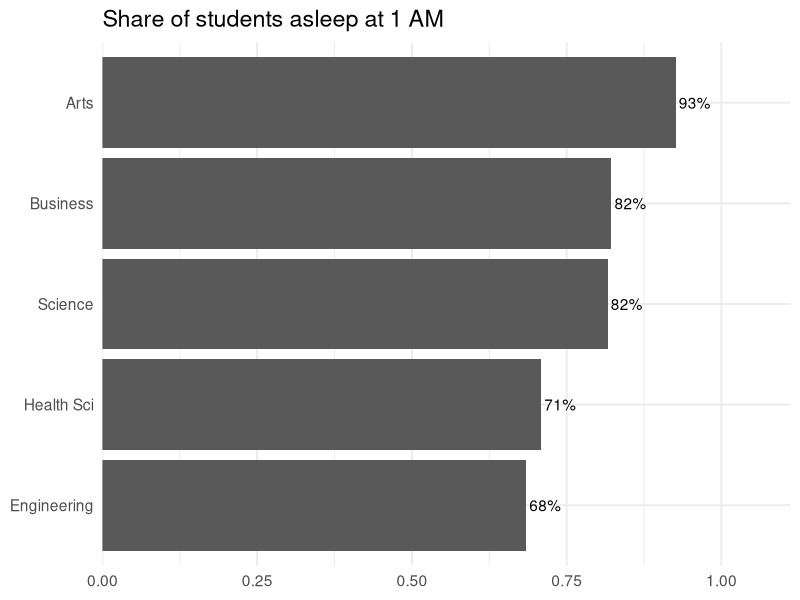
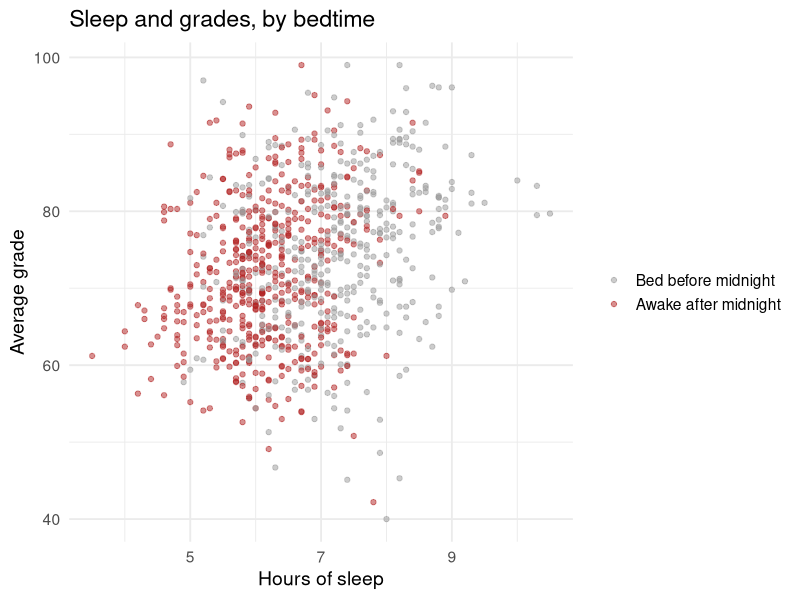

R code for these plots, in order:
## ---- chunk 1
#| context: setup
library(dplyr)
library(tibble)
library(ggplot2)
library(tidyverse)
library(readr)

survey <- read_csv("data/sleep_survey_v2.csv", show_col_types = FALSE)
survey_clean <- survey |>
  mutate(
    clean = str_to_lower(str_trim(bedtime)),
    clean = str_remove(clean, "^(around|about|~) ?"),
    clean = str_remove(clean, "-ish$"),
    clean = str_replace(clean, "midnight", "12:00 am"),
    clean = str_replace(clean, "a\\.m\\.", "am"),
    clean = str_replace(clean, "p\\.m\\.", "pm"),
    clean = str_replace(clean, "\\.", ":")
  ) |>
  separate_wider_regex(
    clean,
    patterns = c(hh = "\\d{1,2}", ":?", mm = "\\d{0,2}", " ?", ampm = "am|pm|"),
    too_few = "align_start"
  ) |>
  mutate(
    hh = as.numeric(hh),
    mm = if_else(mm == "", 0, as.numeric(mm)),
    hour24 = case_when(
      ampm == "am" ~ hh %% 12,
      ampm == "pm" ~ hh %% 12 + 12,
      hh >= 13 | hh == 0 ~ hh,
      hh >= 6 & hh <= 11 ~ hh + 12,
      hh <= 5 | hh == 12 ~ hh %% 12
    )
  )
sleep_times <- survey_clean |>
  filter(!is.na(hour24), !is.na(sleep_hours)) |>
  mutate(
    bedtime_dt = make_datetime(2026, 10, 27, tz = "America/Toronto") +
      hours(if_else(hour24 < 12, hour24 + 24, hour24)) +
      minutes(mm),
    wake = bedtime_dt + dhours(sleep_hours),
    wake_clock = hour(wake) + minute(wake) / 60
  )
asleep <- sleep_times |>
  mutate(
    sleeping = interval(bedtime_dt, wake),
    asleep_1am = make_datetime(2026, 10, 28, 1, tz = "America/Toronto") %within% sleeping
  )
## ---- chunk 2
survey_clean |>
  filter(is.na(hour24)) |>
  count(bedtime, sort = TRUE)
## ---- chunk 3
asleep |>
  group_by(program) |>
  summarize(share_asleep = mean(asleep_1am)) |>
  mutate(program = fct_reorder(program, share_asleep)) |>
  ggplot(aes(x = share_asleep, y = program)) +
  geom_col() +
  geom_text(aes(label = scales::percent(share_asleep, accuracy = 1)), hjust = -0.1) +
  scale_x_continuous(expand = expansion(mult = c(0, 0.2))) +
  labs(
    title = "Share of students asleep at 1 AM",
    x = NULL, y = NULL
  ) +
  theme_minimal(base_size = 14)
## ---- chunk 4
sleep_times |>
  mutate(
    after_midnight = bedtime_dt > make_datetime(2026, 10, 28, tz = "America/Toronto")
  ) |>
  filter(!is.na(avg_grade)) |>
  ggplot(aes(x = sleep_hours, y = avg_grade, colour = after_midnight)) +
  geom_point(alpha = 0.5) +
  scale_colour_manual(
    values = c("FALSE" = "grey60", "TRUE" = "firebrick"),
    labels = c("Bed before midnight", "Awake after midnight"),
    name = NULL
  ) +
  labs(
    title = "Sleep and grades, by bedtime",
    x = "Hours of sleep", y = "Average grade"
  ) +
  theme_minimal(base_size = 14)
